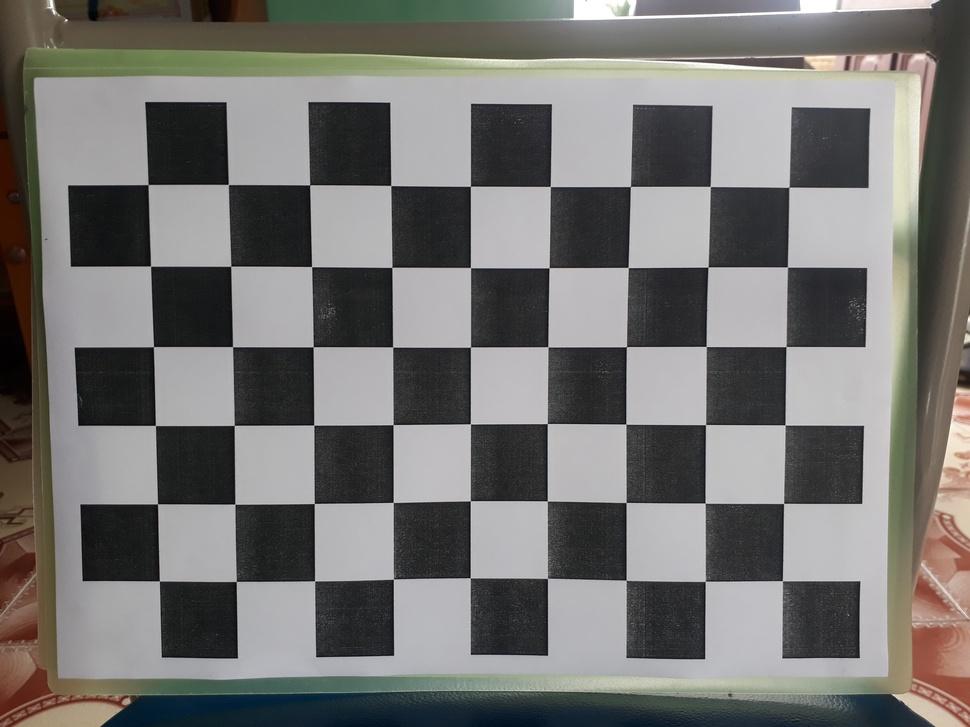
#> input picture ChessBoardImage/Image (1).jpg, 970 x 727 px, shrunk from 4128 x 3096 before the run; its folder holds only this picture in this run
$ python cameracalibration.py
#> lines starting #> are read from the running program, lines starting #| are printed output that depends on the picture; after the words box and inside, x2 and y2 are one past the last pixel; in counts of white or black regions, pixels touching at a corner belong together; long printed decimals are rounded
# -*- coding: utf-8 -*-
"""
Created on Tue Mar  2 15:49:37 2021

@author: PhamHanh
"""

import numpy as np
import cv2
import glob

criteria = (cv2.TERM_CRITERIA_EPS + cv2.TERM_CRITERIA_MAX_ITER, 30, 0.001)


def calibrate(dirpath, prefix, image_format, square_size, width=9, height=6):
#> called with prefix = 'Image', image_format = 'jpg', square_size = 0.027, width = 9, height = 6
    objp = np.zeros((height*width, 3), np.float32)
    objp[:, :2] = np.mgrid[0:width, 0:height].T.reshape(-1, 2)

    objp = objp * square_size

    objpoints = []
    imgpoints = []

    if dirpath[-1:] == '/':
        dirpath = dirpath[:-1]

    images = glob.glob(dirpath+'/' + prefix + '*.' + image_format)

    for fname in images:
        img = cv2.imread(fname)
#> img is the input picture: shape (727, 970, 3); mean B, G, R 112.8, 115, 116.2
        gray = cv2.cvtColor(img, cv2.COLOR_BGR2GRAY)
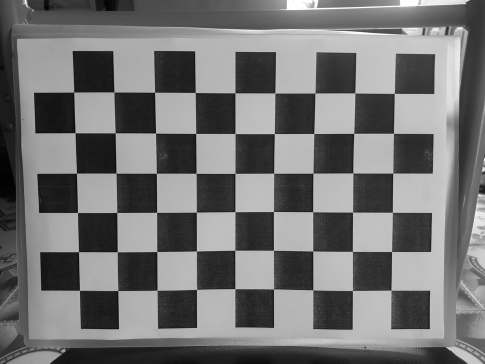
#> gray: shape (727, 970) (shown at 1/2 size); min 0, max 255, mean 115.1

        ret, corners = cv2.findChessboardCorners(gray, (width, height), None)
#> ret = True; corners = 54 rows, first 8: [782.2, 580.7], [705.1, 581.4], [625.8, 579.9], [547.1, 578.4], [470, 577.6], [393.2, 579.1], [314.6, 580.8], [236, 581.4]

        if ret:
            objpoints.append(objp)

            corners2 = cv2.cornerSubPix(gray, corners, (11, 11), (-1, -1), criteria)
#> corners2 = 54 rows, first 8: [782.4, 580.8], [705.3, 581.3], [626.1, 580.3], [547.5, 578.3], [470.3, 577.8], [393.5, 579], [314.6, 580.9], [236.3, 581.4]
            imgpoints.append(corners2)

            img = cv2.drawChessboardCorners(img, (width, height), corners2, ret)
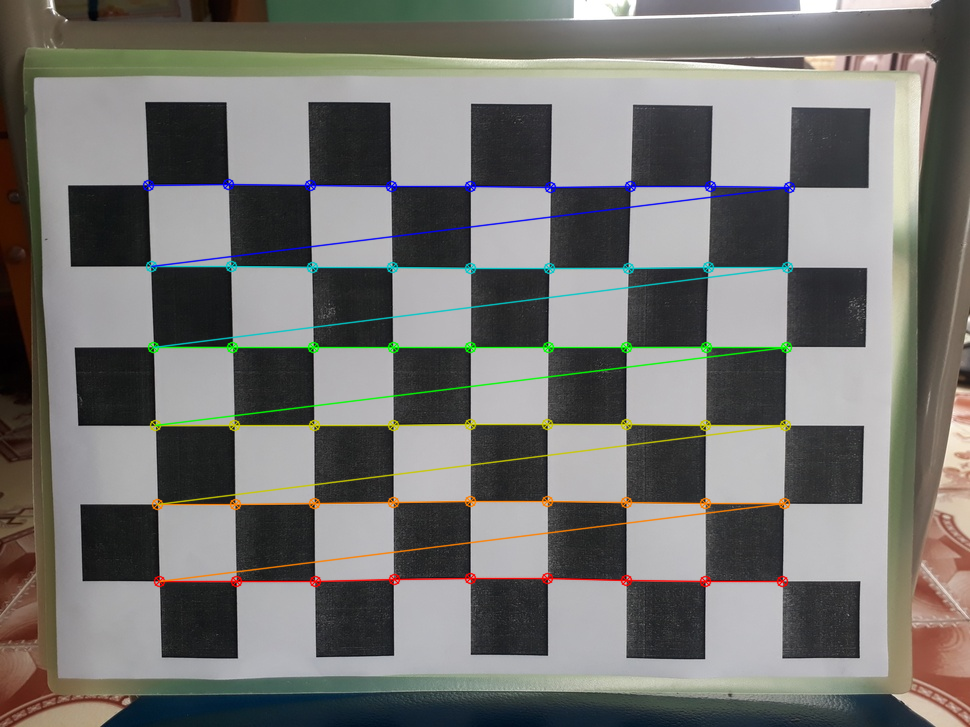
#> img: shape (727, 970, 3); 3.57% of pixels changed, all inside (x1, y1, x2, y2) = (142, 178, 796, 588)

    ret, mtx, dist, rvecs, tvecs = cv2.calibrateCamera(objpoints, imgpoints, gray.shape[::-1], None, None)
#> ret = 0.676; mtx = [[1646.2, 0, 493.8], [0, 1662.4, 399.4], [0, 0, 1]]; dist = [[2.57, -71.42, 0.0119, -0.00368, 634.4]]; rvecs = ([0.000847, -0.222, 3.13],); tvecs = ([0.1, 0.0621, 0.589],)

    return [ret, mtx, dist, rvecs, tvecs]

def save_coefficients(mtx, dist, path):
    """ Save the camera matrix and the distortion coefficients to given path/file. """
    cv_file = cv2.FileStorage(path, cv2.FILE_STORAGE_WRITE)
    cv_file.write("K", mtx)
    cv_file.write("D", dist)
    cv_file.release()
# [9 lines left out: function load_coefficients, not called in this run]


if __name__ == '__main__':
    ret, mtx, dist, rvecs, tvecs = calibrate(r'C:\Users\Hacha\.spyder-py3\ChessBoardImage', 'Image', 'jpg', 0.027, 9, 6)
#> ret = 0.676; dist = [[2.57, -71.42, 0.0119, -0.00368, 634.4]]; rvecs = ([0.000847, -0.222, 3.13],); tvecs = ([0.1, 0.0621, 0.589],)

    save_coefficients(mtx, dist, 'cameraCalibration.yml')
    print("Calibration is finished. RMS: ", ret)
#| Calibration is finished. RMS:  0.6762
    print("Camera matrix: ")
    print(mtx)
#| [[1.64617097e+03 0.00000000e+00 4.93782596e+02]
#|  [0.00000000e+00 1.66244938e+03 3.99378327e+02]
#|  [0.00000000e+00 0.00000000e+00 1.00000000e+00]]
    print("\nDistortion coeficient:")
    print(dist)
#| [[ 2.57338670e+00 -7.14174931e+01  1.19266800e-02 -3.68195355e-03
#|    6.34352908e+02]]
    print("\nRoation Vector")
    print(rvecs)
#| (array([[ 8.46749672e-04],
#|        [-2.22068989e-01],
#|        [ 3.13400041e+00]]),)
    print("\nTranslation vector")
    print(tvecs)
#| (array([[0.09996],
#|        [0.06212],
#|        [0.589]]),)

$ run again, on ChessBoardImage/Image (16).jpg
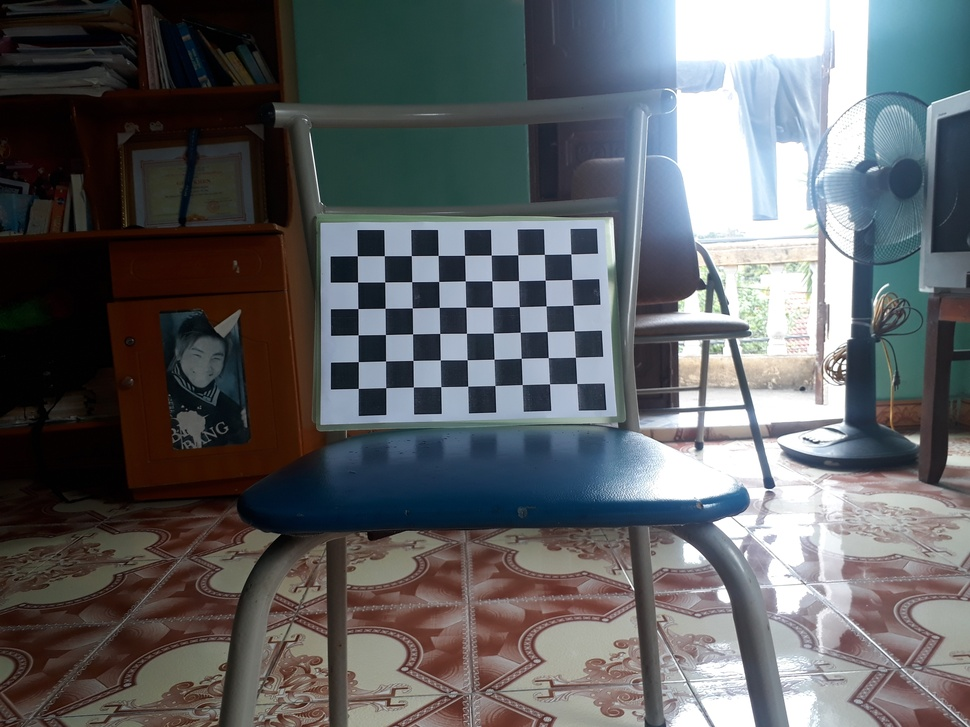
#> input picture ChessBoardImage/Image (16).jpg, 970 x 727 px, shrunk from 4128 x 3096 before the run
#> in calibrate, img is the input picture: shape (727, 970, 3); mean B, G, R 99.4, 97.1, 95.2
#> in calibrate, `gray = cv2.cvtColor(img, cv2.COLOR_BGR2GRAY)`:
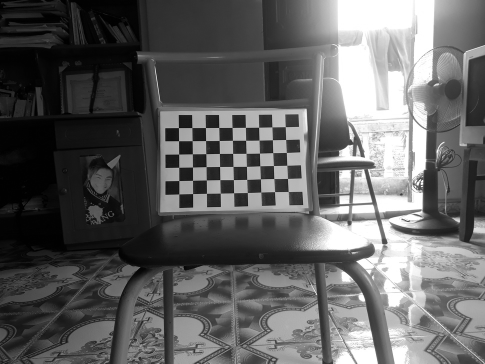
#> gray: shape (727, 970) (shown at 1/2 size); min 0, max 255, mean 96.8
#> in calibrate, `ret, corners = cv2.findChessboardCorners(gray, (width, height), None)`: ret = True; corners = 54 rows, first 8: [576.6, 383.4], [549.5, 383.9], [522.2, 384.5], [494.9, 385.5], [467.7, 386.1], [440.7, 386.7], [413.4, 387], [385.7, 387.7]
#> corners2 = 54 rows, first 8: [576.7, 383.5], [549.5, 383.8], [522.3, 384.5], [494.9, 385.5], [467.7, 386.2], [440.7, 386.6], [413.4, 387], [385.7, 387.6]
#> in calibrate, `img = cv2.drawChessboardCorners(img, (width, height), corners2, ret)`:
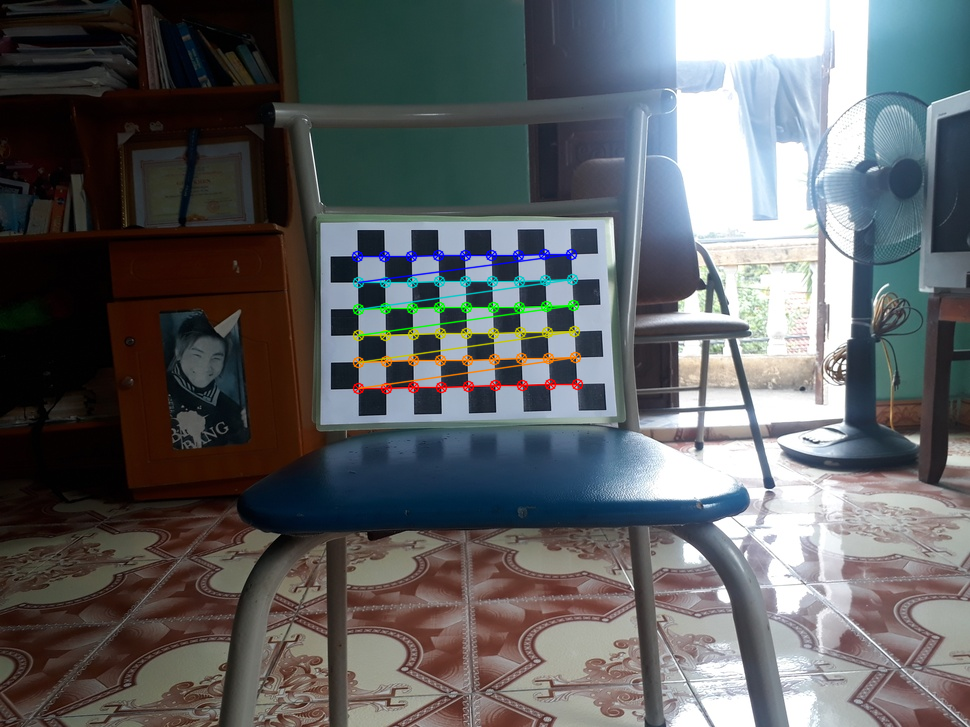
#> img: shape (727, 970, 3); 1.57% of pixels changed, all inside (x1, y1, x2, y2) = (351, 248, 584, 395)
#> in calibrate, `ret, mtx, dist, rvecs, tvecs = cv2.calibrateCamera(objpoints, imgpoint..`: ret = 0.214; mtx = [[497.4, 0, 479], [0, 487.7, 377.4], [0, 0, 1]]; dist = [[0.213, -2.12, -0.00613, 0.028, 10.73]]; rvecs = ([-0.15, 0.176, 3.11],); tvecs = ([0.0966, 0.00629, 0.502],)
#> `ret, mtx, dist, rvecs, tvecs = calibrate(r'C:\Users\Hacha\.spyder-py3\..`: ret = 0.214; mtx = [[497.4, 0, 479], [0, 487.7, 377.4], [0, 0, 1]]; dist = [[0.213, -2.12, -0.00613, 0.028, 10.73]]; rvecs = ([-0.15, 0.176, 3.11],); tvecs = ([0.0966, 0.00629, 0.502],)
#| Calibration is finished. RMS:  0.214
#| [[497.426   0.         479.035]
#|  [  0.         487.695 377.419]
#|  [  0.           0.           1.        ]]
#| [[ 2.12769332e-01 -2.11645476e+00 -6.13404099e-03  2.79915839e-02
#|    1.07336863e+01]]
#| (array([[-0.1496],
#|        [ 0.1755],
#|        [ 3.106 ]]),)
#| (array([[0.09656],
#|        [0.006293],
#|        [0.5023]]),)

$ run again, on ChessBoardImage/Image (17).jpg
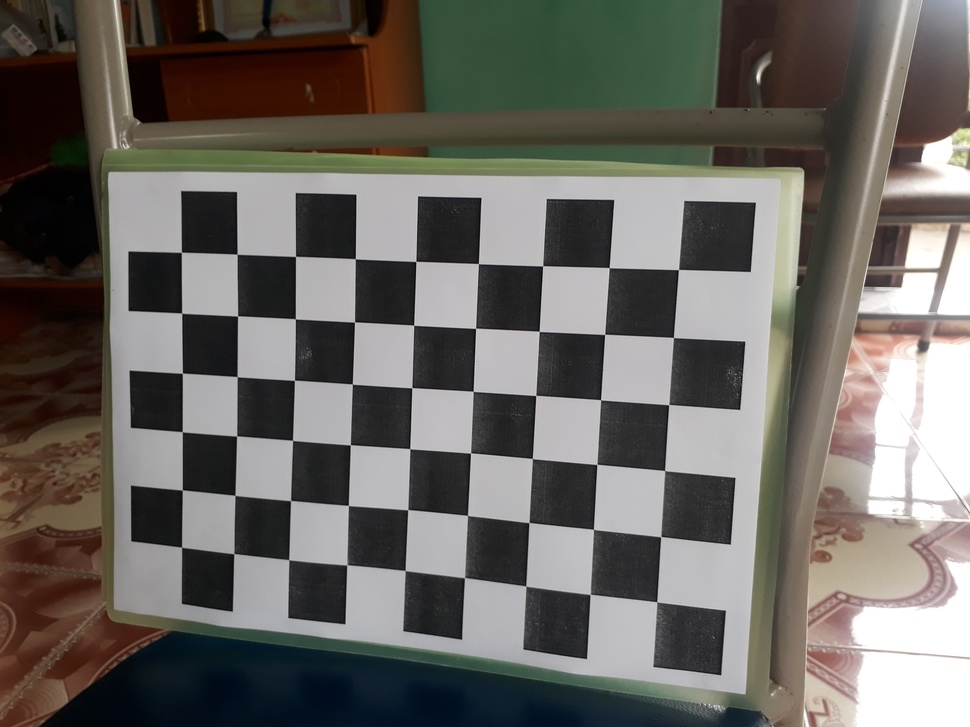
#> input picture ChessBoardImage/Image (17).jpg, 970 x 727 px, shrunk from 4128 x 3096 before the run
#> in calibrate, img is the input picture: shape (727, 970, 3); mean B, G, R 97.4, 102.3, 105.7
#> in calibrate, `gray = cv2.cvtColor(img, cv2.COLOR_BGR2GRAY)`:
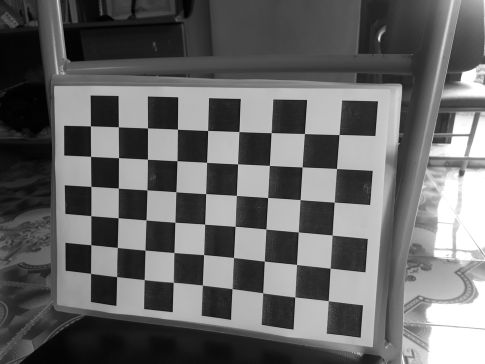
#> gray: shape (727, 970) (shown at 1/2 size); min 0, max 255, mean 102.7
#> in calibrate, `ret, corners = cv2.findChessboardCorners(gray, (width, height), None)`: ret = True; corners = 54 rows, first 8: [656.6, 601.7], [590, 594.5], [525.7, 585.9], [464.4, 577.7], [405, 570.4], [346.7, 565], [288.7, 559.6], [233.7, 553.7]
#> corners2 = 54 rows, first 8: [656.7, 601.9], [590.2, 594.4], [525.8, 586.1], [464.6, 577.6], [405.1, 570.5], [346.9, 564.9], [288.7, 559.7], [233.8, 553.6]
#> in calibrate, `img = cv2.drawChessboardCorners(img, (width, height), corners2, ret)`:
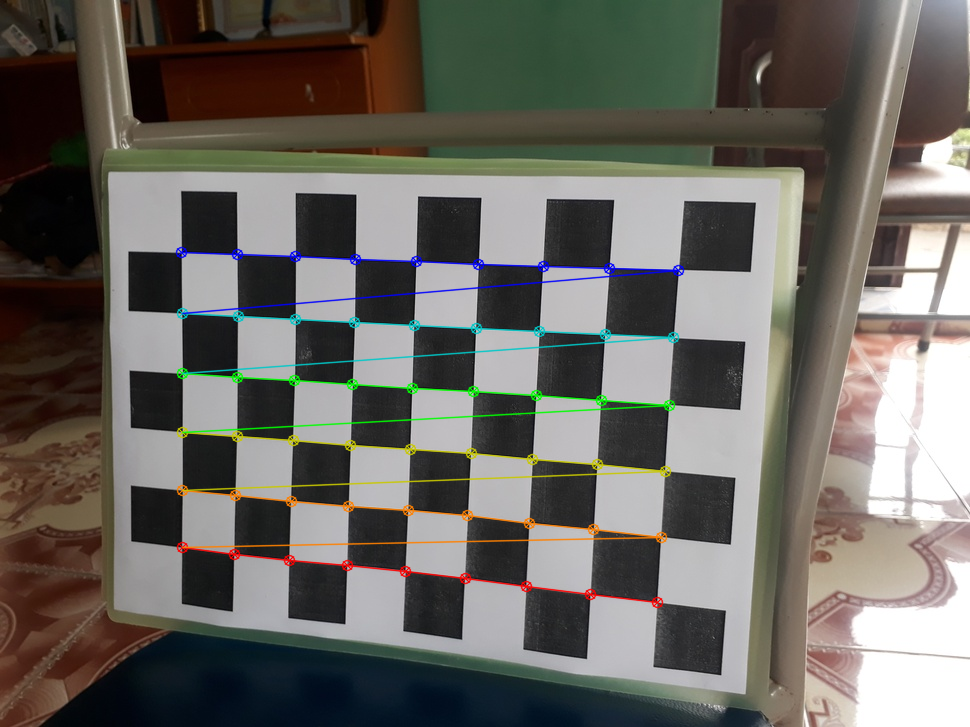
#> img: shape (727, 970, 3); 2.89% of pixels changed, all inside (x1, y1, x2, y2) = (175, 246, 685, 609)
#> in calibrate, `ret, mtx, dist, rvecs, tvecs = cv2.calibrateCamera(objpoints, imgpoint..`: ret = 0.494; mtx = [[454.4, 0, 532.3], [0, 454.6, 366.2], [0, 0, 1]]; dist = [[0.0993, -0.0794, 0.00288, 0.00252, 0.00162]]; rvecs = ([-0.192, 0.103, -3.08],); tvecs = ([0.0508, 0.0962, 0.191],)
#> `ret, mtx, dist, rvecs, tvecs = calibrate(r'C:\Users\Hacha\.spyder-py3\..`: ret = 0.494; mtx = [[454.4, 0, 532.3], [0, 454.6, 366.2], [0, 0, 1]]; dist = [[0.0993, -0.0794, 0.00288, 0.00252, 0.00162]]; rvecs = ([-0.192, 0.103, -3.08],); tvecs = ([0.0508, 0.0962, 0.191],)
#| Calibration is finished. RMS:  0.4945
#| [[454.403   0.         532.318]
#|  [  0.         454.636 366.185]
#|  [  0.           0.           1.        ]]
#| [[ 0.09932  -0.07942  0.00288  0.002516  0.001624]]
#| (array([[-0.1925],
#|        [ 0.1032 ],
#|        [-3.079]]),)
#| (array([[0.05079 ],
#|        [0.09621],
#|        [0.1907]]),)
